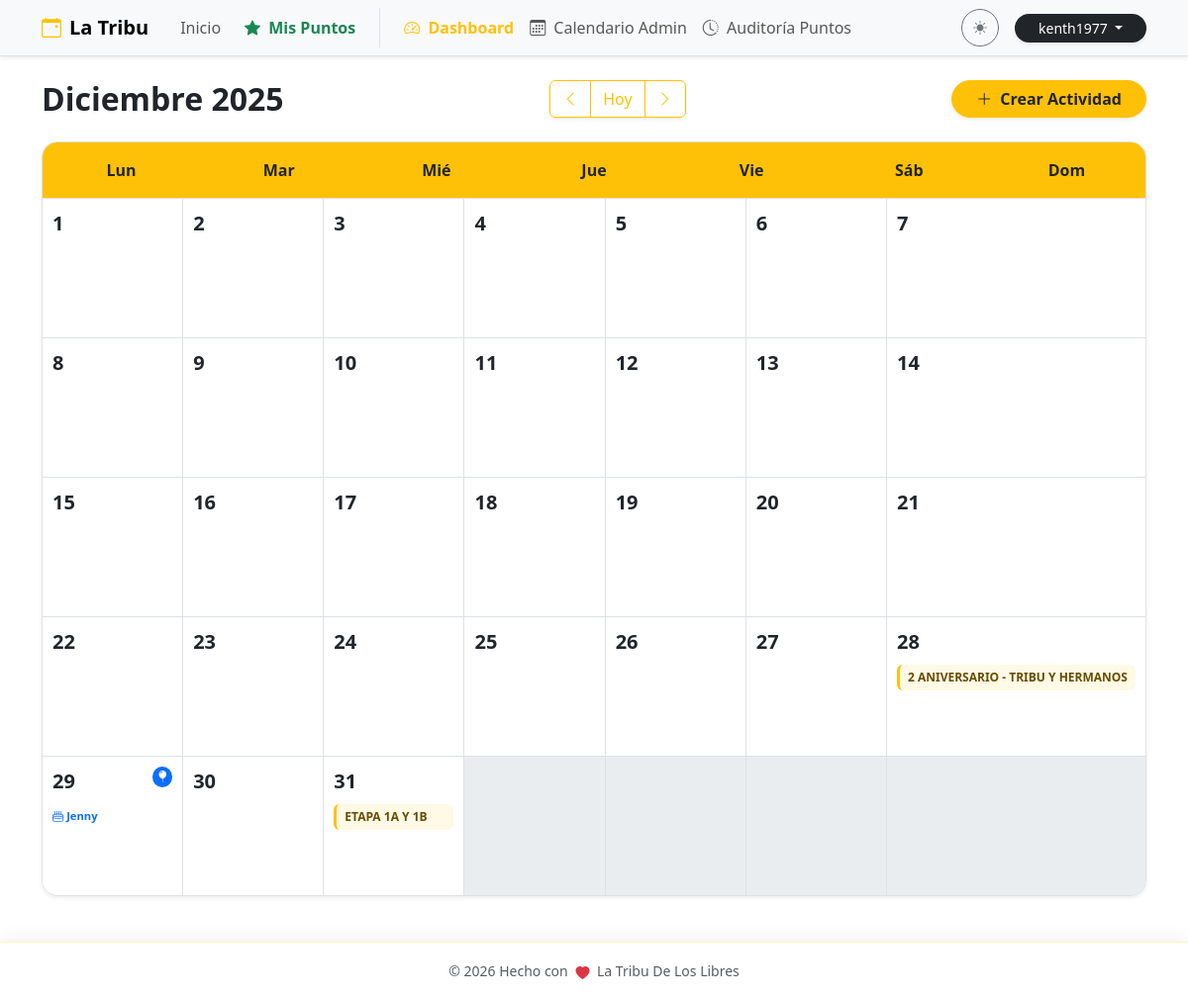
Before: /admin/calendar (signed in) with the older database file.
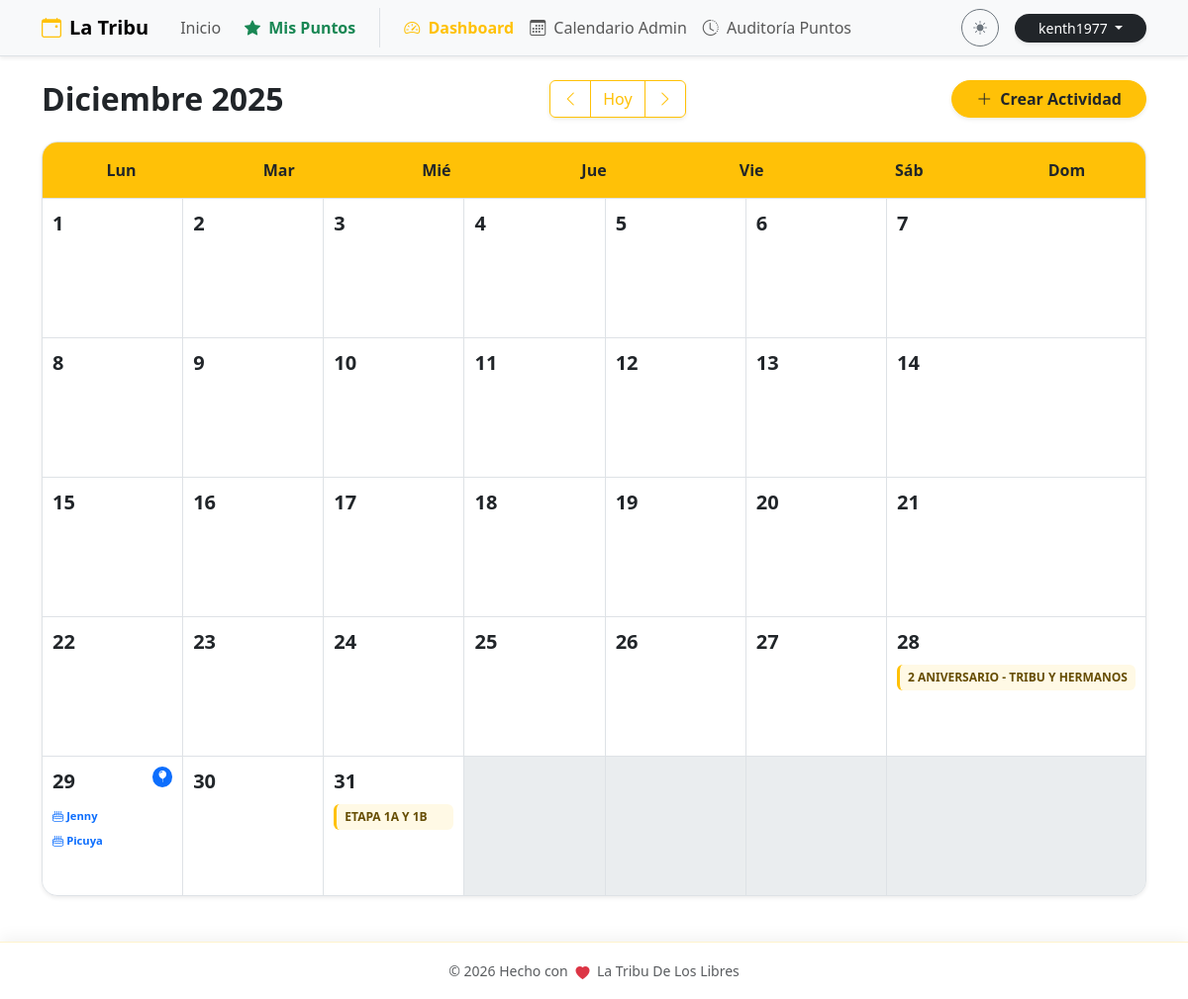
After: the same page with the newer database file.
### db.py (models this page shows, shortened)
class Event(db.Model):
    __tablename__ = 'event'
    id = db.Column(db.Integer, primary_key=True)
    title = db.Column(db.String(150), nullable=False)
    flyer = db.Column(db.String(255)) # Nombre del archivo de imagen en el servidor
    currency = db.Column(db.String(10), default='¢')
    price = db.Column(db.Float, default=0.0)
    points_reward = db.Column(db.Integer, default=10) # Puntos que otorga al aventurero
    activity_type = db.Column(db.String(100)) # Caminata, Internacional, etc.
    duration_days = db.Column(db.Integer, default=1)
    event_date = db.Column(db.Date, nullable=False) # Fecha de inicio
    end_date = db.Column(db.Date) # Fecha de cierre para expediciones de varios días
    departure_point = db.Column(db.String(200)) # Punto de encuentro principal
    departure_time = db.Column(db.String(50))
    difficulty = db.Column(db.String(50))
    distance = db.Column(db.String(50))
    capacity = db.Column(db.Integer, default=0) # Cupos disponibles
    reservation_fee = db.Column(db.String(100)) # Monto requerido para apartar lugar
    description = db.Column(db.Text) # Itinerario detallado
    pickup_point = db.Column(db.String(200)) # Puntos de recogida adicionales
    status = db.Column(db.String(50), default='Activa') # Activa, Suspendido, Se Traslado
    moved_date = db.Column(db.Date) # Nueva fecha en caso de traslado
    bookings = db.relationship('Booking', backref='event', lazy=True, cascade="all, delete-orphan")

class Member(db.Model):
    __tablename__ = 'member'
    id = db.Column(db.Integer, primary_key=True)
    pin = db.Column(db.String(10), unique=True, nullable=False)
    nombre = db.Column(db.String(100), nullable=False)
    apellido1 = db.Column(db.String(100), nullable=False)
    apellido2 = db.Column(db.String(100))
    telefono = db.Column(db.String(20))
    birth_date = db.Column(db.Date)
    puntos_totales = db.Column(db.Integer, default=0)
    ultimo_regalo_bday = db.Column(db.Integer, default=0)
    bookings = db.relationship('Booking', backref='member', lazy=True, cascade="all, delete-orphan")
    point_logs = db.relationship('PointLog', backref='member', lazy=True, cascade="all, delete-orphan")

### app.py (the view)
@calendar_bp.route('/admin/calendar')
@login_required
def view():
    year = request.args.get('year', datetime.now().year, type=int)
    month = request.args.get('month', datetime.now().month, type=int)
    if month > 12: month = 1; year += 1
    elif month < 1: month = 12; year -= 1
    cal = calendar.Calendar(firstweekday=0)
    weeks = cal.monthdayscalendar(year, month)
    events = Event.query.all()
    monthly_birthdays = Member.query.filter(extract('month', Member.birth_date) == month).all()
    return render_template('calendar.html',
                           weeks=weeks, year=year, month=month,
                           month_name=MESES_ES[month],
                           events=events,
                           monthly_birthdays=monthly_birthdays)

### app.py (called while the page is built)
@login_manager.user_loader
def load_user(user_id):
    try:
        return User.query.get(int(user_id))
    except (TypeError, ValueError, Exception):
        return None

### templates/calendar.html (shortened to what this page needs)
{% extends "base.html" %}
{% block content %}
<div class="d-flex flex-column flex-md-row justify-content-between align-items-center mb-4 gap-3 animate__animated animate__fadeIn">
    <h2 class="mb-0 fw-bold">{{ month_name }} {{ year }}</h2>
    <div class="btn-group shadow-sm">
        <a href="{{ url_for('calendar_view.view', year=year, month=month-1) }}" class="btn btn-outline-warning">
            <i class="bi bi-chevron-left"></i>
        </a>
        <a href="{{ url_for('calendar_view.view') }}" class="btn btn-outline-warning">Hoy</a>
        <a href="{{ url_for('calendar_view.view', year=year, month=month+1) }}" class="btn btn-outline-warning">
            <i class="bi bi-chevron-right"></i>
        </a>
    </div>
    <button class="btn btn-warning fw-bold shadow-sm text-dark px-4 rounded-pill" data-bs-toggle="modal" data-bs-target="#addEventModal">
        <i class="bi bi-plus-lg me-2"></i>Crear Actividad
    </button>
</div>
<div class="calendar-wrapper shadow-sm rounded-4 overflow-hidden border bg-white">
    <div class="calendar-header-grid bg-warning text-dark py-3 fw-bold border-bottom text-center">
        <div>Lun</div>
        <div>Mar</div>
        <div>Mié</div>
        <div>Jue</div>
        <div>Vie</div>
        <div>Sáb</div>
        <div>Dom</div>
    </div>
    <div class="calendar-days-grid">
        {% for week in weeks %}
            {% for day in week %}
                <div class="calendar-cell {% if day == 0 %}empty bg-light bg-opacity-50{% else %}clickable-cell{% endif %}"
                     {% if day != 0 %}onclick="openAddModal({{ day }})"{% endif %}>
                    {% if day != 0 %}
                        <div class="d-flex justify-content-between align-items-start mb-2">
                            <span class="day-number fw-bold fs-5">{{ day }}</span>
                            {% set day_birthdays = [] %}
                            {% for mb in monthly_birthdays %}
                                {% if mb.birth_date.day == day %}
                                    {% set _ = day_birthdays.append(mb) %}
                                {% endif %}
                            {% endfor %}
                            {% if day_birthdays %}
                                <span class="badge bg-primary rounded-circle p-1" title="Cumpleaños: {{ day_birthdays|length }}">
                                    <i class="bi bi-balloon-fill"></i>
                                </span>
                            {% endif %}
                        </div>
                        <div class="event-stack">
                            {% for event in events %}
                                {% if event.event_date.day == day and event.event_date.month == month and event.event_date.year == year %}
                                    <div class="event-pill {{ 'bg-warning text-dark border-warning' if event.status == 'Se Traslado' else 'bg-warning bg-opacity-10 text-warning-emphasis border-warning' }}"
                                         title="{{ event.title }}">
                                        <span class="text-truncate">{{ event.title }}</span>
                                    </div>
                                {% endif %}
                            {% endfor %}
                            {% for bday_person in day_birthdays %}
                                <div class="x-small text-primary fw-bold mt-1">
                                    <i class="bi bi-cake2"></i> {{ bday_person.nombre }}
                                </div>
                            {% endfor %}
                        </div>
                    {% endif %}
                </div>
            {% endfor %}
        {% endfor %}
    </div>
</div>
{% endblock %}

Changed rows visible on the page:
added Member: nombre "Picuya"
